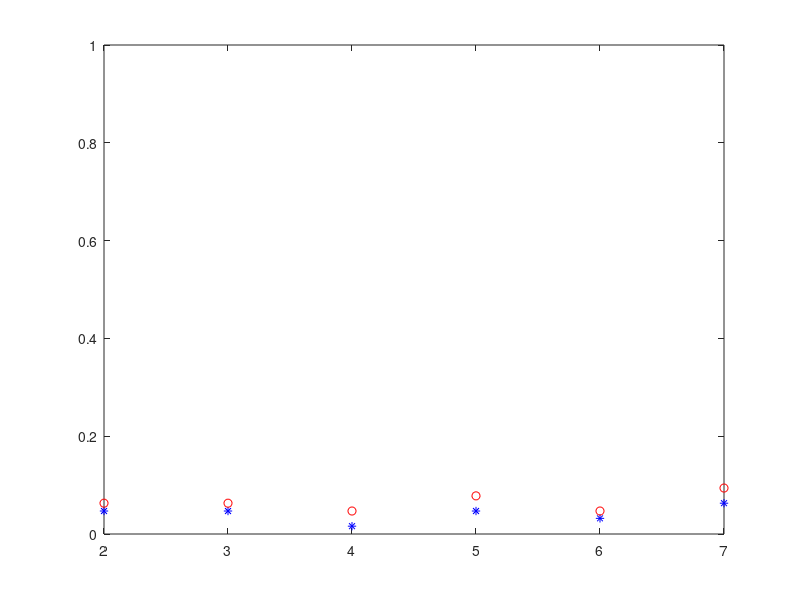
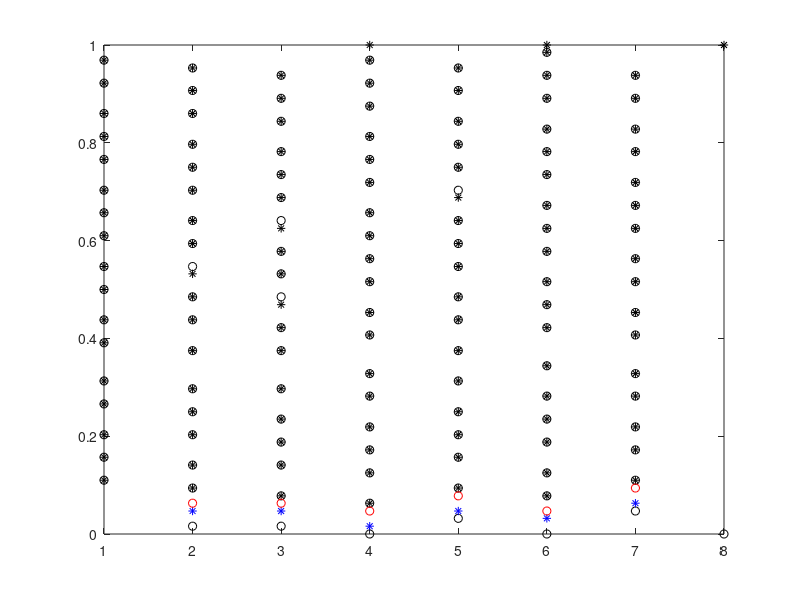
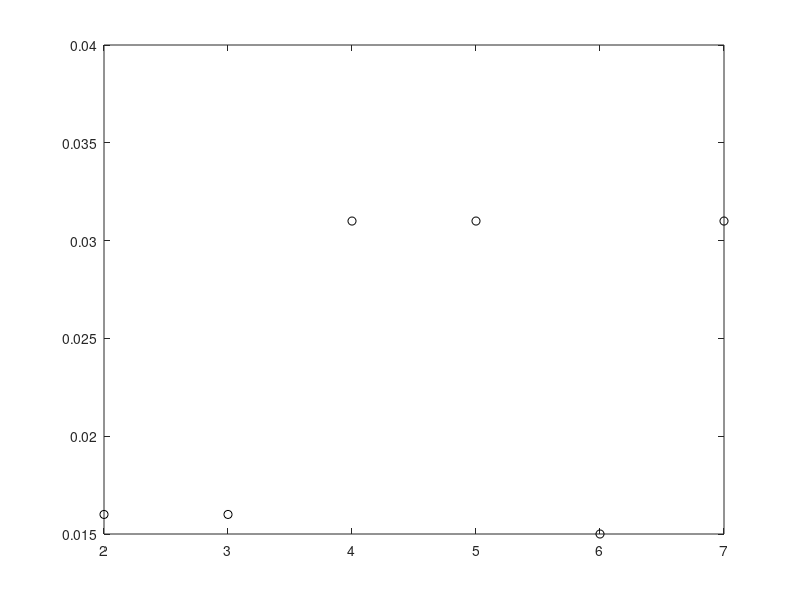
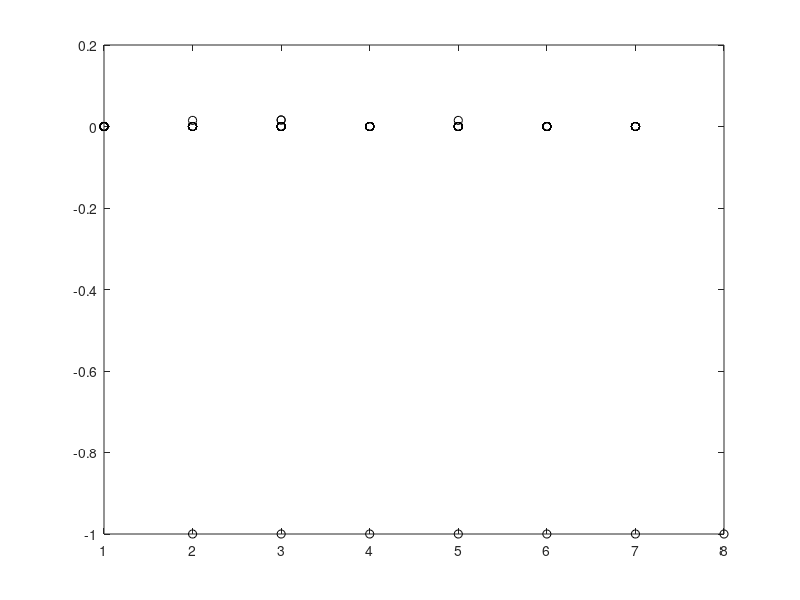

Write the MATLAB code that produced these figures, in order.
load timing_debug_102803;
figure(1);
plot(DALinloop_lines,DALinloop_times(1,:),'b*',DALinloop_lines,DALinloop_times(2,1:end),'ro');
ylim([0 1]);
figure(2);
plot(msdl_lines,msdl_times(1,:),'k*',msdl_lines,msdl_times(2,1:end),'ko');
hold on
plot(DALinloop_lines,DALinloop_times(1,:),'b*',DALinloop_lines,DALinloop_times(2,1:end),'ro');
hold off
ylim([0 1]);
figure(3);
plot(DALinloop_lines,DALinloop_times(2,:)- DALinloop_times(1,1:end),'ko');
figure(4);
plot(msdl_lines,msdl_times(2,:)- msdl_times(1,1:end),'ko');
